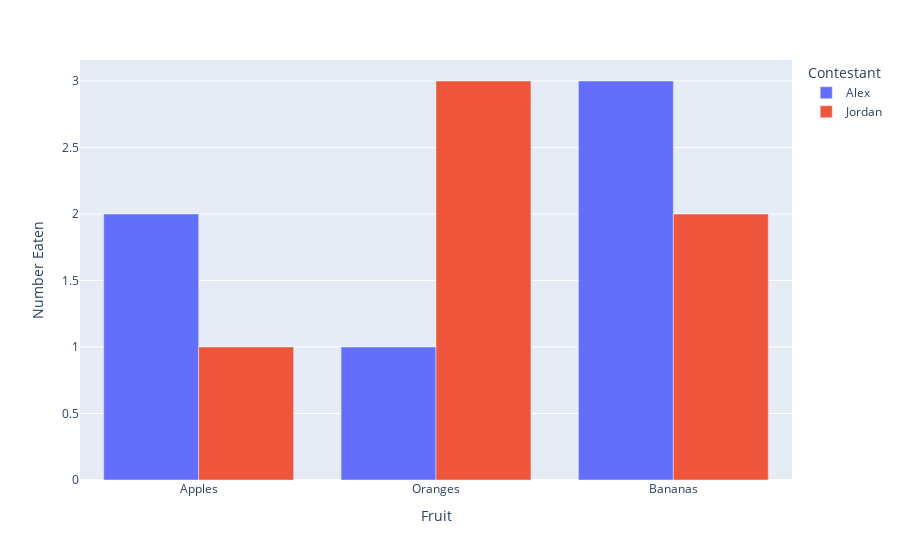

Notebook cell for this chart:
### Markdown cell above
## 3. Interactive HTML (Plotly - Real)
This interactive chart is generated locally by Plotly Express.

### Code cell
import plotly.express as px
import pandas as pd

df = pd.DataFrame({
    "Fruit": ["Apples", "Oranges", "Bananas", "Apples", "Oranges", "Bananas"],
    "Contestant": ["Alex", "Alex", "Alex", "Jordan", "Jordan", "Jordan"],
    "Number Eaten": [2, 1, 3, 1, 3, 2],
})

fig = px.bar(df, x="Fruit", y="Number Eaten", color="Contestant", barmode="group")

# Force HTML rendering for nbconvert capture
fig.show()

### Figure 1 — Plotly figure (JSON) as saved in the notebook; plotly's stock layout.template omitted (floating-point values rounded to 4 significant figures)
{"data": [{"alignmentgroup": "True", "hovertemplate": "Contestant=Alex<br>Fruit=%{x}<br>Number Eaten=%{y}<extra></extra>", "legendgroup": "Alex", "marker": {"color": "#636efa", "pattern": {"shape": ""}}, "name": "Alex", "offsetgroup": "Alex", "orientation": "v", "showlegend": true, "textposition": "auto", "type": "bar", "x": ["Apples", "Oranges", "Bananas"], "xaxis": "x", "y": [2, 1, 3], "yaxis": "y"}, {"alignmentgroup": "True", "hovertemplate": "Contestant=Jordan<br>Fruit=%{x}<br>Number Eaten=%{y}<extra></extra>", "legendgroup": "Jordan", "marker": {"color": "#EF553B", "pattern": {"shape": ""}}, "name": "Jordan", "offsetgroup": "Jordan", "orientation": "v", "showlegend": true, "textposition": "auto", "type": "bar", "x": ["Apples", "Oranges", "Bananas"], "xaxis": "x", "y": [1, 3, 2], "yaxis": "y"}], "layout": {"barmode": "group", "legend": {"title": {"text": "Contestant"}, "tracegroupgap": 0}, "margin": {"t": 60}, "xaxis": {"anchor": "y", "domain": [0.0, 1.0], "title": {"text": "Fruit"}}, "yaxis": {"anchor": "x", "domain": [0.0, 1.0], "title": {"text": "Number Eaten"}}}}
